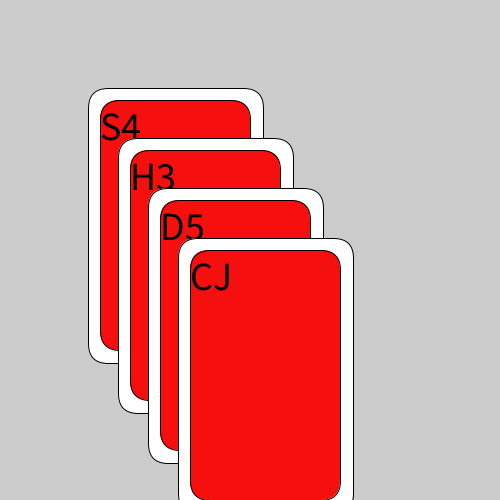
Frame 1 (no input)
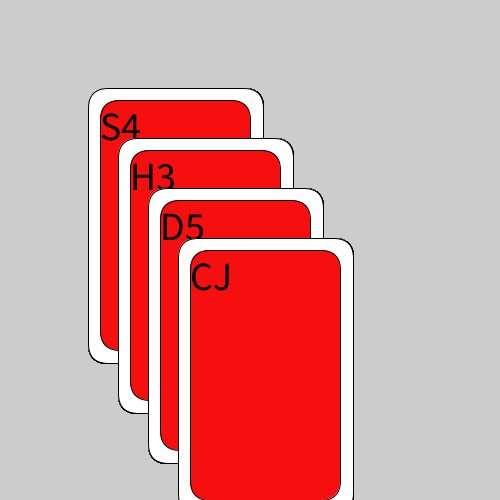
Frame 60 (the mouse pressed at the canvas centre just before this capture)
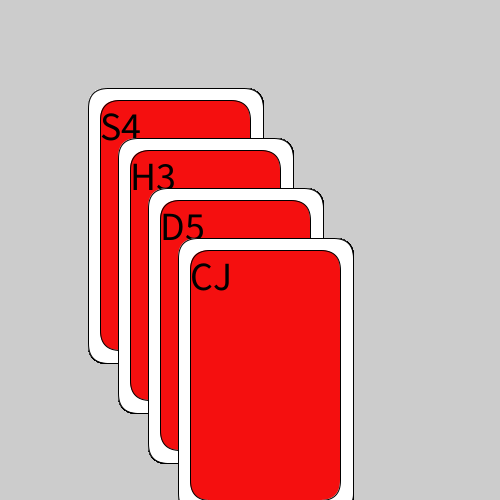
Frame 120 (the mouse held since frame 60 and released just before this capture)

The Processing sketch that drew these frames (run headless with seeded random() and noise(); from frame 60 on, the mouse is pressed at the canvas centre):

// Processing sketch: week02_3_poker_card
// ── week02_3_poker_card.pde
void setup(){
  size(500,500);
}
int w=25;
void draw(){
  drawPokerCard(100,100,"S4");
  drawPokerCard(130,150,"H3");
  drawPokerCard(160,200,"D5");
  drawPokerCard(190,250,"CJ");
}
void drawPokerCard(int x,int y,String face){
  fill(255);
  rect(x-w/2,y-w/2,150+w,250+w,20);
  fill(#F50F0F);
  rect(x,y,150,250,20);
  fill(0);
  textSize(40);
  text(face,x,y+40);
}
